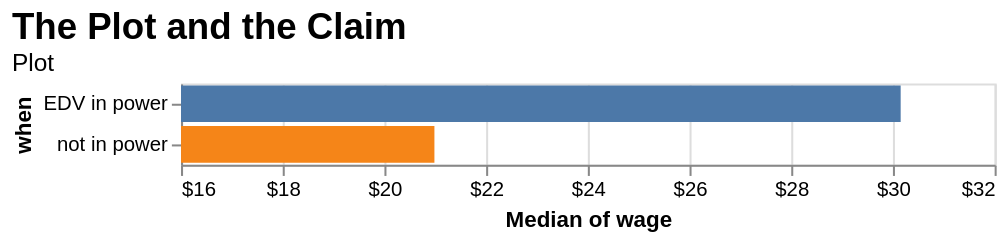

The cell this chart's notebook holds for it:
### Markdown cell above
**Question 2.3** 
<br> {points: 2}


Recreate the first (median) bar plot of wages before and after the ADV party entered into power.

Since this can be a little difficult to get perfectly right, here are a few things we will be checking:

- The correct [theme](https://github.com/vega/vega-themes). Take a look at the different options and make sure you are enabling the correct one. 
- Titles, axes labels, titles and subtitles are correct and formatted correctly.  
- Colour (do not need to set specific colour tones here - default is what is being looked for, something else needs to be added in this encoding)
- Mapping
- Mark
- Scales 
- The bars are displayed in the correct order
- No legend is shown for the color channel

*Save the plot in an object named `median_plot`.*

### Code cell
alt.themes.enable('default');

chart_title = alt.TitleParams(
    "The Plot and the Claim",
     subtitle = "Plot",
     fontSize=18, fontWeight='bold', anchor='start')

median_plot = alt.Chart(wages_df, title=chart_title).mark_bar().encode(
    alt.X('median(wage)', title='Median of wage', axis=alt.Axis(format='$')),
    alt.Y('when'),
    alt.Color('when', legend=None),
    alt.Order('when'))

median_plot.encoding.x.scale = alt.Scale(domain=[16, 32])

# your code here
median_plot

### Figure 1 — Vega-Lite specification as saved in the notebook (floating-point values rounded to 4 significant figures)
{"config": {"view": {"continuousWidth": 400, "continuousHeight": 300}}, "data": {"name": "data-e76c89c737670c826eee317550be2396"}, "mark": "bar", "encoding": {"color": {"type": "nominal", "field": "when", "legend": null}, "order": {"type": "nominal", "field": "when"}, "x": {"type": "quantitative", "aggregate": "median", "axis": {"format": "$"}, "field": "wage", "scale": {"domain": [16, 32]}, "title": "Median of wage"}, "y": {"type": "nominal", "field": "when"}}, "title": {"text": "The Plot and the Claim", "anchor": "start", "fontSize": 18, "fontWeight": "bold", "subtitle": "Plot"}, "$schema": "https://vega.github.io/schema/vega-lite/v4.8.1.json", "datasets": {"data-e76c89c737670c826eee317550be2396": [{"when": "EDV in power", "wage": 12.11}, {"when": "EDV in power", "wage": 12.87}, {"when": "EDV in power", "wage": 12.53}, {"when": "EDV in power", "wage": 11.65}, {"when": "EDV in power", "wage": 10.47}, {"when": "EDV in power", "wage": 10.7}, {"when": "EDV in power", "wage": 13.24}, {"when": "EDV in power", "wage": 12.58}, {"when": "EDV in power", "wage": 14.1}, {"when": "EDV in power", "wage": 13.59}, {"when": "EDV in power", "wage": 14.04}, {"when": "EDV in power", "wage": 11.78}, {"when": "EDV in power", "wage": 12.98}, {"when": "EDV in power", "wage": 13.91}, {"when": "EDV in power", "wage": 13.57}, {"when": "EDV in power", "wage": 12.22}, {"when": "EDV in power", "wage": 10.69}, {"when": "EDV in power", "wage": 10.94}, {"when": "EDV in power", "wage": 14.87}, {"when": "EDV in power", "wage": 10.88}, {"when": "EDV in power", "wage": 12.27}, {"when": "EDV in power", "wage": 11.05}, {"when": "EDV in power", "wage": 14.46}, {"when": "EDV in power", "wage": 11.32}, {"when": "EDV in power", "wage": 13.09}, {"when": "EDV in power", "wage": 13.98}, {"when": "EDV in power", "wage": 10.44}, {"when": "EDV in power", "wage": 13.58}, {"when": "EDV in power", "wage": 13.87}, {"when": "EDV in power", "wage": 11.83}, {"when": "EDV in power", "wage": 36.64}, {"when": "EDV in power", "wage": 34.65}, {"when": "EDV in power", "wage": 32.83}, {"when": "EDV in power", "wage": 33.66}, {"when": "EDV in power", "wage": 39.99}, {"when": "EDV in power", "wage": 30.31}, {"when": "EDV in power", "wage": 34.66}, {"when": "EDV in power", "wage": 30.15}, {"when": "EDV in power", "wage": 31.42}, {"when": "EDV in power", "wage": 37.01}, {"when": "EDV in power", "wage": 34.44}, {"when": "EDV in power", "wage": 34.46}, {"when": "EDV in power", "wage": 39.32}, {"when": "EDV in power", "wage": 33.04}, {"when": "EDV in power", "wage": 36.32}, {"when": "EDV in power", "wage": 30.28}, {"when": "EDV in power", "wage": 31.87}, {"when": "EDV in power", "wage": 39.37}, {"when": "EDV in power", "wage": 34.39}, {"when": "EDV in power", "wage": 31.25}, {"when": "EDV in power", "wage": 31.78}, {"when": "EDV in power", "wage": 39.88}, {"when": "EDV in power", "wage": 39.63}, {"when": "EDV in power", "wage": 32.48}, {"when": "EDV in power", "wage": 35.77}, {"when": "EDV in power", "wage": 32.31}, {"when": "EDV in power", "wage": 39.79}, {"when": "EDV in power", "wage": 37.34}, {"when": "EDV in power", "wage": 36.31}, {"when": "EDV in power", "wage": 38.52}, {"when": "EDV in power", "wage": 36.38}, {"when": "not in power", "wage": 22.52}, {"when": "not in power", "wage": 18.61}, {"when": "not in power", "wage": 20.42}, {"when": "not in power", "wage": 22.57}, {"when": "not in power", "wage": 24.78}, {"when": "not in power", "wage": 23.13}, {"when": "not in power", "wage": 23.37}, {"when": "not in power", "wage": 20.76}, {"when": "not in power", "wage": 22.34}, {"when": "not in power", "wage": 22.75}, {"when": "not in power", "wage": 18.43}, {"when": "not in power", "wage": 21.9}, {"when": "not in power", "wage": 24.1}, {"when": "not in power", "wage": 18.1}, {"when": "not in power", "wage": 21.9}, {"when": "not in power", "wage": 23.27}, {"when": "not in power", "wage": 15.65}, {"when": "not in power", "wage": 22.74}, {"when": "not in power", "wage": 16.06}, {"when": "not in power", "wage": 16.36}, {"when": "not in power", "wage": 21.22}, {"when": "not in power", "wage": 21.81}, {"when": "not in power", "wage": 19.98}, {"when": "not in power", "wage": 24.1}, {"when": "not in power", "wage": 24.33}, {"when": "not in power", "wage": 21.99}, {"when": "not in power", "wage": 24.56}, {"when": "not in power", "wage": 23.16}, {"when": "not in power", "wage": 18.45}, {"when": "not in power", "wage": 19.69}, {"when": "not in power", "wage": 15.23}, {"when": "not in power", "wage": 15.34}, {"when": "not in power", "wage": 15.35}, {"when": "not in power", "wage": 23.65}, {"when": "not in power", "wage": 22.55}, {"when": "not in power", "wage": 18.61}, {"when": "not in power", "wage": 16.89}, {"when": "not in power", "wage": 16.81}, {"when": "not in power", "wage": 24.42}, {"when": "not in power", "wage": 22.81}, {"when": "not in power", "wage": 20.38}, {"when": "not in power", "wage": 16.14}, {"when": "not in power", "wage": 15.99}, {"when": "not in power", "wage": 20.78}, {"when": "not in power", "wage": 19.32}, {"when": "not in power", "wage": 20.16}, {"when": "not in power", "wage": 19.25}, {"when": "not in power", "wage": 21.04}, {"when": "not in power", "wage": 20.98}, {"when": "not in power", "wage": 21.7}, {"when": "not in power", "wage": 21.78}, {"when": "not in power", "wage": 20.4}, {"when": "not in power", "wage": 23.93}, {"when": "not in power", "wage": 16.79}, {"when": "not in power", "wage": 21.06}, {"when": "not in power", "wage": 17.69}, {"when": "not in power", "wage": 15.36}, {"when": "not in power", "wage": 24.33}, {"when": "not in power", "wage": 15.92}, {"when": "not in power", "wage": 21.93}, {"when": "not in power", "wage": 19.41}]}}
